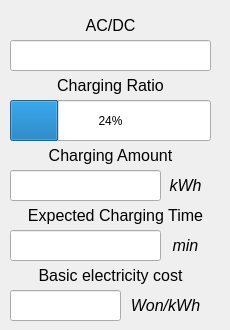
    <widget class="QWidget" name="pg_charge_status">
     <widget class="QLabel" name="label_2">
      <property name="geometry">
       <rect>
        <x>10</x>
        <y>70</y>
        <width>201</width>
        <height>31</height>
       </rect>
      </property>
      <property name="sizePolicy">
       <sizepolicy hsizetype="Preferred" vsizetype="Preferred">
        <horstretch>0</horstretch>
        <verstretch>0</verstretch>
       </sizepolicy>
      </property>
      <property name="font">
       <font>
        <pointsize>12</pointsize>
       </font>
      </property>
      <property name="text">
       <string>Charging Ratio</string>
      </property>
      <property name="alignment">
       <set>Qt::AlignCenter</set>
      </property>
     </widget>
     <widget class="QProgressBar" name="pb_charging_ratio">
      <property name="geometry">
       <rect>
        <x>10</x>
        <y>100</y>
        <width>201</width>
        <height>41</height>
       </rect>
      </property>
      <property name="value">
       <number>24</number>
      </property>
      <property name="alignment">
       <set>Qt::AlignCenter</set>
      </property>
      <property name="textVisible">
       <bool>true</bool>
      </property>
      <property name="orientation">
       <enum>Qt::Horizontal</enum>
      </property>
      <property name="invertedAppearance">
       <bool>false</bool>
      </property>
      <property name="textDirection">
       <enum>QProgressBar::TopToBottom</enum>
      </property>
     </widget>
     <widget class="QLabel" name="label_3">
      <property name="geometry">
       <rect>
        <x>10</x>
        <y>140</y>
        <width>201</width>
        <height>31</height>
       </rect>
      </property>
      <property name="sizePolicy">
       <sizepolicy hsizetype="Preferred" vsizetype="Preferred">
        <horstretch>0</horstretch>
        <verstretch>0</verstretch>
       </sizepolicy>
      </property>
      <property name="font">
       <font>
        <pointsize>12</pointsize>
        <italic>false</italic>
       </font>
      </property>
      <property name="text">
       <string>Charging Amount</string>
      </property>
      <property name="alignment">
       <set>Qt::AlignCenter</set>
      </property>
     </widget>
     <widget class="QLabel" name="label_5">
      <property name="geometry">
       <rect>
        <x>160</x>
        <y>170</y>
        <width>51</width>
        <height>31</height>
       </rect>
      </property>
      <property name="sizePolicy">
       <sizepolicy hsizetype="Preferred" vsizetype="Preferred">
        <horstretch>0</horstretch>
        <verstretch>0</verstretch>
       </sizepolicy>
      </property>
      <property name="font">
       <font>
        <pointsize>12</pointsize>
        <weight>50</weight>
        <italic>true</italic>
        <bold>false</bold>
        <strikeout>false</strikeout>
       </font>
      </property>
      <property name="text">
       <string>kWh</string>
      </property>
      <property name="alignment">
       <set>Qt::AlignCenter</set>
      </property>
     </widget>
     <widget class="QLabel" name="label_6">
      <property name="geometry">
       <rect>
        <x>10</x>
        <y>200</y>
        <width>211</width>
        <height>31</height>
       </rect>
      </property>
      <property name="sizePolicy">
       <sizepolicy hsizetype="Preferred" vsizetype="Preferred">
        <horstretch>0</horstretch>
        <verstretch>0</verstretch>
       </sizepolicy>
      </property>
      <property name="font">
       <font>
        <pointsize>12</pointsize>
       </font>
      </property>
      <property name="text">
       <string>Expected Charging Time</string>
      </property>
      <property name="alignment">
       <set>Qt::AlignCenter</set>
      </property>
     </widget>
     <widget class="QLabel" name="label_7">
      <property name="geometry">
       <rect>
        <x>160</x>
        <y>230</y>
        <width>51</width>
        <height>31</height>
       </rect>
      </property>
      <property name="sizePolicy">
       <sizepolicy hsizetype="Preferred" vsizetype="Preferred">
        <horstretch>0</horstretch>
        <verstretch>0</verstretch>
       </sizepolicy>
      </property>
      <property name="font">
       <font>
        <pointsize>12</pointsize>
        <weight>50</weight>
        <italic>true</italic>
        <bold>false</bold>
        <strikeout>false</strikeout>
       </font>
      </property>
      <property name="text">
       <string>min</string>
      </property>
      <property name="alignment">
       <set>Qt::AlignCenter</set>
      </property>
     </widget>
     <widget class="QLabel" name="label_8">
      <property name="geometry">
       <rect>
        <x>10</x>
        <y>260</y>
        <width>201</width>
        <height>31</height>
       </rect>
      </property>
      <property name="sizePolicy">
       <sizepolicy hsizetype="Preferred" vsizetype="Preferred">
        <horstretch>0</horstretch>
        <verstretch>0</verstretch>
       </sizepolicy>
      </property>
      <property name="font">
       <font>
        <pointsize>12</pointsize>
       </font>
      </property>
      <property name="text">
       <string>Basic electricity cost</string>
      </property>
      <property name="alignment">
       <set>Qt::AlignCenter</set>
      </property>
     </widget>
     <widget class="QLineEdit" name="le_charging_amount">
      <property name="enabled">
       <bool>true</bool>
      </property>
      <property name="geometry">
       <rect>
        <x>10</x>
        <y>170</y>
        <width>151</width>
        <height>31</height>
       </rect>
      </property>
      <property name="font">
       <font>
        <pointsize>12</pointsize>
       </font>
      </property>
      <property name="focusPolicy">
       <enum>Qt::NoFocus</enum>
      </property>
      <property name="layoutDirection">
       <enum>Qt::LeftToRight</enum>
      </property>
      <property name="alignment">
       <set>Qt::AlignCenter</set>
      </property>
      <property name="readOnly">
       <bool>true</bool>
      </property>
     </widget>
     <widget class="QLineEdit" name="le_remaining_time">
      <property name="enabled">
       <bool>true</bool>
      </property>
      <property name="geometry">
       <rect>
        <x>10</x>
        <y>230</y>
        <width>151</width>
        <height>31</height>
       </rect>
      </property>
      <property name="font">
       <font>
        <pointsize>12</pointsize>
       </font>
      </property>
      <property name="focusPolicy">
       <enum>Qt::NoFocus</enum>
      </property>
      <property name="layoutDirection">
       <enum>Qt::LeftToRight</enum>
      </property>
      <property name="alignment">
       <set>Qt::AlignCenter</set>
      </property>
      <property name="readOnly">
       <bool>true</bool>
      </property>
     </widget>
     <widget class="QLabel" name="label_40">
      <property name="geometry">
       <rect>
        <x>10</x>
        <y>10</y>
        <width>201</width>
        <height>31</height>
       </rect>
      </property>
      <property name="sizePolicy">
       <sizepolicy hsizetype="Preferred" vsizetype="Preferred">
        <horstretch>0</horstretch>
        <verstretch>0</verstretch>
       </sizepolicy>
      </property>
      <property name="font">
       <font>
        <pointsize>12</pointsize>
       </font>
      </property>
      <property name="text">
       <string>AC/DC</string>
      </property>
      <property name="alignment">
       <set>Qt::AlignCenter</set>
      </property>
     </widget>
     <widget class="QLineEdit" name="le_charging_type">
      <property name="enabled">
       <bool>true</bool>
      </property>
      <property name="geometry">
       <rect>
        <x>10</x>
        <y>40</y>
        <width>201</width>
        <height>31</height>
       </rect>
      </property>
      <property name="font">
       <font>
        <pointsize>12</pointsize>
       </font>
      </property>
      <property name="focusPolicy">
       <enum>Qt::NoFocus</enum>
      </property>
      <property name="layoutDirection">
       <enum>Qt::LeftToRight</enum>
      </property>
      <property name="alignment">
       <set>Qt::AlignCenter</set>
      </property>
      <property name="readOnly">
       <bool>true</bool>
      </property>
     </widget>
     <widget class="QLineEdit" name="le_charging_cost">
      <property name="enabled">
       <bool>true</bool>
      </property>
      <property name="geometry">
       <rect>
        <x>10</x>
        <y>290</y>
        <width>111</width>
        <height>31</height>
       </rect>
      </property>
      <property name="font">
       <font>
        <pointsize>12</pointsize>
       </font>
      </property>
      <property name="focusPolicy">
       <enum>Qt::NoFocus</enum>
      </property>
      <property name="layoutDirection">
       <enum>Qt::LeftToRight</enum>
      </property>
      <property name="alignment">
       <set>Qt::AlignCenter</set>
      </property>
      <property name="readOnly">
       <bool>true</bool>
      </property>
     </widget>
     <widget class="QLabel" name="label_9">
      <property name="geometry">
       <rect>
        <x>120</x>
        <y>290</y>
        <width>91</width>
        <height>31</height>
       </rect>
      </property>
      <property name="sizePolicy">
       <sizepolicy hsizetype="Preferred" vsizetype="Preferred">
        <horstretch>0</horstretch>
        <verstretch>0</verstretch>
       </sizepolicy>
      </property>
      <property name="font">
       <font>
        <pointsize>12</pointsize>
        <weight>50</weight>
        <italic>true</italic>
        <bold>false</bold>
        <strikeout>false</strikeout>
       </font>
      </property>
      <property name="text">
       <string>Won/kWh</string>
      </property>
      <property name="alignment">
       <set>Qt::AlignCenter</set>
      </property>
     </widget>
    </widget>
